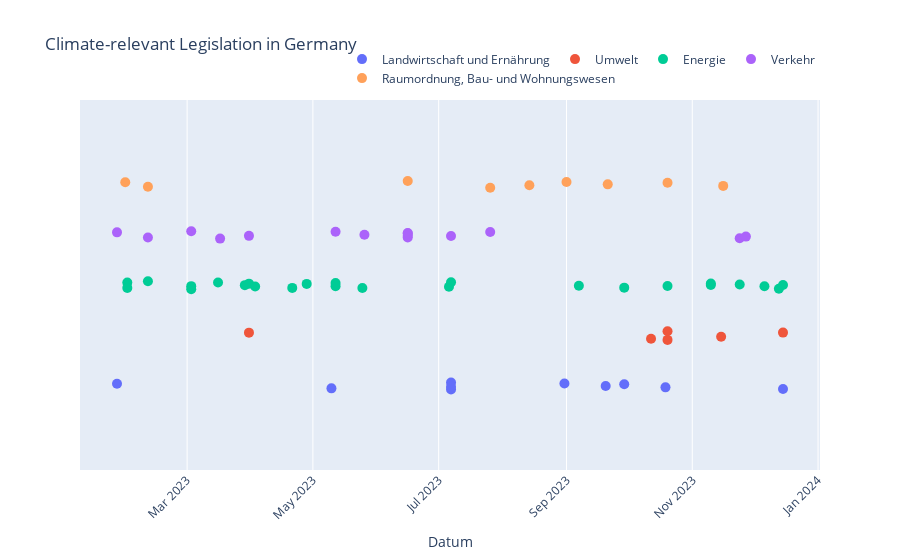

Notebook source saved alongside this figure:
### Code cell
fig = px.strip(
    df,
    x="datum",
    color="first_filtered_sachgebiet",
    title="Climate-relevant Legislation in Germany",
    hover_data={
        "titel_wrap": True,
        "datum": True,
        "first_filtered_sachgebiet": False,
        "beratungsstand": True,
        "initiative_str": True
    },
    labels={
        "titel_wrap": "Titel",
        "datum": "Datum",
        "beratungsstand": "Beratungsstand",
    },
)
fig.update_layout(xaxis_tickangle=-45)
fig.update_layout(
    legend=dict(
        title=None, orientation="h", yanchor="bottom", y=1.02, xanchor="right", x=1
    )
)
fig.update_traces(marker_size=10)
fig.show()

### Figure 1 — Plotly figure (JSON) as saved in the notebook; plotly's stock layout.template omitted (floating-point values rounded to 4 significant figures)
{"data": [{"alignmentgroup": "True", "boxpoints": "all", "customdata": [["Gesetz zum Erhalt von<br>Streuobstwiesen und<br>Kleinbrennereien", "Landwirtschaft und Ernährung", "Beschlussempfehlung liegt vor", "Fraktion der AfD"], ["Zweites Gesetz zur Änderung<br>des Düngegesetzes", "Landwirtschaft und Ernährung", "Überwiesen", "Bundesregierung"], ["Elftes Gesetz zur Änderung des<br>Weingesetzes", "Landwirtschaft und Ernährung", "Verkündet", "Bundesregierung"], ["Gesetz zur Kennzeichnung von<br>Lebensmitteln mit der<br>Haltungsform der Tiere, von<br>denen die Lebensmittel<br>gewonnen wurden (Tierhaltungsk<br>ennzeichnungsgesetz -<br>TierHaltKennzG)", "Landwirtschaft und Ernährung", "Verkündet", "Bundesregierung"], ["Gesetz zur Änderung des<br>Agrarstatistikgesetzes und des<br>Lebensmittelspezialitätengeset<br>zes", "Landwirtschaft und Ernährung", "Verkündet", "Bundesregierung"], ["Gesetz zur Erleichterung der<br>baulichen Anpassung von<br>Tierhaltungsanlagen an die<br>Anforderungen des Tierhaltungs<br>kennzeichnungsgesetzes", "Landwirtschaft und Ernährung", "Verkündet", "Fraktion BÜNDNIS 90/DIE GRÜNEN, Fraktion der FDP, Fraktion der SPD"], ["Gesetz zur Änderung des Öko-<br>Landbaugesetzes, des Öko-<br>Kennzeichengesetzes und des<br>Gesetzes zur Änderung des<br>Tierschutzgesetzes - Verbot<br>des Kükentötens", "Landwirtschaft und Ernährung", "Verkündet", "Bundesregierung"], ["Gesetz zur Regelung einzelner<br>dem Schutz der finanziellen<br>Interessen der Union dienender<br>Bestimmungen im Rahmen der<br>Gemeinsamen Agrarpolitik, zur<br>Änderung des<br>Betäubungsmittelgesetzes sowie<br>zur Aufhebung weiterer<br>Vorschriften", "Landwirtschaft und Ernährung", "Verkündet", "Bundesregierung"], ["... Gesetz zur Änderung des<br>Marktorganisationsgesetzes", "Landwirtschaft und Ernährung", "Dem Bundestag zugeleitet - Noch nicht beraten", "Bayern"], ["Gesetz zur Änderung des<br>Strafgesetzbuches -<br>Entkriminalisierung des<br>Containerns von Lebensmitteln", "Landwirtschaft und Ernährung", "Überwiesen", "Fraktion DIE LINKE"]], "fillcolor": "rgba(255,255,255,0)", "hoveron": "points", "hovertemplate": "Datum=%{x}<br>Titel=%{customdata[0]}<br>Beratungsstand=%{customdata[2]}<br>initiative_str=%{customdata[3]}<extra></extra>", "legendgroup": "Landwirtschaft und Ernährung", "line": {"color": "rgba(255,255,255,0)"}, "marker": {"color": "#636efa", "size": 10}, "name": "Landwirtschaft und Ernährung", "offsetgroup": "Landwirtschaft und Ernährung", "orientation": "h", "pointpos": 0, "showlegend": true, "type": "box", "x": ["2023-12-15", "2023-10-19", "2023-09-29", "2023-09-20", "2023-08-31", "2023-07-07", "2023-07-07", "2023-07-07", "2023-05-10", "2023-01-26"], "x0": " ", "xaxis": "x", "y0": " ", "yaxis": "y"}, {"alignmentgroup": "True", "boxpoints": "all", "customdata": [["Bundes-Klimaanpassungsgesetz<br>(KAnG)", "Umwelt", "Verkündet", "Bundesregierung"], ["Gesetz zur Stärkung des<br>Klimaschutzes durch eine<br>Beschleunigung des Ausbaus der<br>Schieneninfrastruktur - Klimas<br>chutzbeschleunigungsgesetz<br>Schiene", "Umwelt", "Dem Bundestag zugeleitet - Noch nicht beraten", "Brandenburg, Sachsen-Anhalt, Berlin, Sachsen"], ["Drittes Gesetz zur Änderung<br>mautrechtlicher Vorschriften", "Umwelt", "Verkündet", "Bundesregierung"], ["Viertes Gesetz zur Änderung<br>des Chemikaliengesetzes", "Umwelt", "Verkündet", "Bundesregierung"], ["Gesetz zu der Entschließung<br>LP.3(4) vom 30. Oktober 2009<br>über die Änderung des Artikels<br>6 des Protokolls vom 7.<br>November 1996 zum<br>Übereinkommen über die<br>Verhütung der<br>Meeresverschmutzung durch das<br>Einbringen von Abfällen und<br>sonstigen Stoffen von 1972", "Umwelt", "Abgelehnt", "Fraktion der CDU/CSU"], ["Gesetz zur Umsetzung von<br>Artikel 8 Absatz 1 bis 7 der<br>Richtlinie (EU) 2019/904 des<br>Europäischen Parlaments und<br>des Rates vom 5. Juni 2019<br>über die Verringerung der<br>Auswirkungen bestimmter<br>Kunststoffprodukte auf die<br>Umwelt", "Umwelt", "Verkündet", "Bundesregierung"]], "fillcolor": "rgba(255,255,255,0)", "hoveron": "points", "hovertemplate": "Datum=%{x}<br>Titel=%{customdata[0]}<br>Beratungsstand=%{customdata[2]}<br>initiative_str=%{customdata[3]}<extra></extra>", "legendgroup": "Umwelt", "line": {"color": "rgba(255,255,255,0)"}, "marker": {"color": "#EF553B", "size": 10}, "name": "Umwelt", "offsetgroup": "Umwelt", "orientation": "h", "pointpos": 0, "showlegend": true, "type": "box", "x": ["2023-12-15", "2023-11-15", "2023-10-20", "2023-10-20", "2023-10-12", "2023-03-31"], "x0": " ", "xaxis": "x", "y0": " ", "yaxis": "y"}, {"alignmentgroup": "True", "boxpoints": "all", "customdata": [["Drittes Gesetz zur Änderung<br>des Mess- und Eichgesetzes", "Energie", "Verkündet", "Bundesregierung"], ["... Gesetz zur Änderung des Wi<br>ndenergieflächenbedarfsgesetze<br>s", "Energie", "Noch nicht beraten", "Bayern"], ["... Gesetz zur Änderung des<br>Bundeskleingartengesetzes", "Energie", "Dem Bundestag zugeleitet - Noch nicht beraten", "Bayern"], ["Gesetz zur Anpassung des<br>Energiewirtschaftsrechts an<br>unionsrechtliche Vorgaben und<br>zur Änderung weiterer<br>energierechtlicher<br>Vorschriften", "Energie", "Verkündet", "Bundesregierung"], ["... Gesetz zur Änderung des<br>Atomgesetzes", "Energie", "Abgelehnt", "Fraktion der AfD"], ["Gesetz zur Änderung des<br>Erdgas-Wärme-<br>Preisbremsengesetzes, zur<br>Änderung des<br>Strompreisbremsegesetzes sowie<br>zur Änderung weiterer<br>energiewirtschaftlicher,<br>umweltrechtlicher und<br>sozialrechtlicher Gesetze", "Energie", "Verkündet", "Bundesregierung"], ["Gesetz zur Steigerung der<br>Energieeffizienz und zur<br>Änderung des<br>Energiedienstleistungsgesetzes", "Energie", "Verkündet", "Bundesregierung"], ["Gesetz zur Änderung des<br>Gebäudeenergiegesetzes, zur<br>Änderung des Bürgerlichen<br>Gesetzbuches, zur Änderung der<br>Verordnung über<br>Heizkostenabrechnung, zur<br>Änderung der<br>Betriebskostenverordnung und<br>zur Änderung der Kehr- und<br>Überprüfungsordnung<br>[Heizungsgesetz]", "Energie", "Verkündet", "Bundesregierung"], ["Gesetz zur Vereinheitlichung<br>des Energieeinsparrechts für<br>Gebäude und zur Änderung<br>weiterer Gesetze", "Energie", "Verkündet", "Bundesregierung"], ["Gesetz zur Änderung des LNG-<br>Beschleunigungsgesetzes und<br>zur Änderung des<br>Energiewirtschaftsgesetzes und<br>zur Änderung des<br>Baugesetzbuchs", "Energie", "Verkündet", "Bundesregierung"], ["Gesetz zur Änderung des<br>Gesetzes gegen<br>Wettbewerbsbeschränkungen", "Energie", "Beschlussempfehlung liegt vor", "Fraktion der AfD"], ["Gesetz zum beschleunigten<br>Ausbau von Balkonkraftwerken<br>(BalKraftBeschG)", "Energie", "Überwiesen", "Fraktion der CDU/CSU"], ["Gesetz zur Änderung des<br>Energiesicherungsgesetzes und<br>des Gesetzes gegen<br>Wettbewerbsbeschränkungen", "Energie", "Verkündet", "Fraktion BÜNDNIS 90/DIE GRÜNEN, Fraktion der FDP, Fraktion der SPD"], ["Gesetz zum Neustart der<br>Digitalisierung der<br>Energiewende", "Energie", "Verkündet", "Fraktion BÜNDNIS 90/DIE GRÜNEN, Fraktion der FDP, Fraktion der SPD"], ["Zwanzigstes Gesetz zur<br>Änderung des Atomgesetzes", "Energie", "Abgelehnt", "Fraktion der AfD"], ["Gesetz zum Neustart der<br>Digitalisierung der<br>Energiewende", "Energie", "Für erledigt erklärt", "Bundesregierung"], ["Gesetz zur Zahlung einer<br>Energiepreispauschale an<br>Renten- und<br>Versorgungsbeziehende und zur<br>Erweiterung des<br>Übergangsbereichs", "Energie", "Verkündet", "Fraktion BÜNDNIS 90/DIE GRÜNEN, Fraktion der FDP, Fraktion der SPD"], ["Gesetz zur Änderung des<br>Strompreisbremsegesetzes sowie<br>zur Änderung des Erdgas-Wärme-<br>Preisbremsengesetzes", "Energie", "Verkündet", "Fraktion BÜNDNIS 90/DIE GRÜNEN, Fraktion der FDP, Fraktion der SPD"], ["... Gesetz zur Änderung des<br>Wasserhaushaltsgesetzes", "Energie", "Dem Bundestag zugeleitet - Noch nicht beraten", "Bayern"], ["Gesetz zur Sicherung<br>bezahlbarer Stromversorgung (S<br>tromversorgungssicherungsgeset<br>z - SVSG)", "Energie", "Überwiesen", "Fraktion der CDU/CSU"], ["Gesetz zur Beschleunigung von<br>verwaltungsgerichtlichen<br>Verfahren im<br>Infrastrukturbereich", "Energie", "Verkündet", "Bundesregierung"], ["Gesetz zur Änderung des<br>Raumordnungsgesetzes und<br>anderer Vorschriften (ROGÄndG)", "Energie", "Verkündet", "Bundesregierung"], ["Gesetz für mehr Transparenz<br>und Öffentlichkeitsbeteiligung<br>im Bergbau", "Energie", "Noch nicht beraten", "Rheinland-Pfalz"], ["Gesetz zur Änderung des<br>Energiesicherungsgesetzes und<br>anderer<br>energiewirtschaftlicher<br>Vorschriften", "Energie", "Verkündet", "Fraktion BÜNDNIS 90/DIE GRÜNEN, Fraktion der FDP, Fraktion der SPD"], ["Gesetz zur Änderung des<br>Energiewirtschaftsrechts im<br>Zusammenhang mit dem<br>Klimaschutz-Sofortprogramm und<br>zu Anpassungen im Recht der<br>Endkundenbelieferung", "Energie", "Verkündet", "Bundesregierung"]], "fillcolor": "rgba(255,255,255,0)", "hoveron": "points", "hovertemplate": "Datum=%{x}<br>Titel=%{customdata[0]}<br>Beratungsstand=%{customdata[2]}<br>initiative_str=%{customdata[3]}<extra></extra>", "legendgroup": "Energie", "line": {"color": "rgba(255,255,255,0)"}, "marker": {"color": "#00cc96", "size": 10}, "name": "Energie", "offsetgroup": "Energie", "orientation": "h", "pointpos": 0, "showlegend": true, "type": "box", "x": ["2023-12-15", "2023-12-13", "2023-12-06", "2023-11-24", "2023-11-10", "2023-11-10", "2023-10-20", "2023-09-29", "2023-09-07", "2023-07-07", "2023-07-06", "2023-05-25", "2023-05-12", "2023-05-12", "2023-04-28", "2023-04-21", "2023-04-03", "2023-03-31", "2023-03-29", "2023-03-16", "2023-03-03", "2023-03-03", "2023-02-10", "2023-01-31", "2023-01-31"], "x0": " ", "xaxis": "x", "y0": " ", "yaxis": "y"}, {"alignmentgroup": "True", "boxpoints": "all", "customdata": [["Zehntes Gesetz zur Änderung<br>des Straßenverkehrsgesetzes", "Verkehr", "Bundesrat hat Zustimmung versagt", "Bundesregierung"], ["Gesetz zur Beschleunigung von<br>Genehmigungsverfahren im<br>Verkehrsbereich und zur<br>Umsetzung der Richtlinie (EU)<br>2021/1187 über die Straffung<br>von Maßnahmen zur rascheren<br>Verwirklichung des<br>transeuropäischen<br>Verkehrsnetzes", "Verkehr", "Verkündet", "Bundesregierung"], ["Siebtes Gesetz zur Änderung<br>des Regionalisierungsgesetzes", "Verkehr", "Verkündet", "Fraktion BÜNDNIS 90/DIE GRÜNEN, Fraktion der FDP, Fraktion der SPD"], ["Gesetz zur Änderung des<br>Verkehrsstatistikgesetzes und<br>des Berufskraftfahrerqualifika<br>tionsgesetzes sowie des<br>Gesetzes zur Überarbeitung des<br>Sanktionenrechts -<br>Ersatzfreiheitsstrafe,<br>Strafzumessung, Auflagen und<br>Weisungen sowie Unterbringung<br>in einer Entziehungsanstalt", "Verkehr", "Verkündet", "Bundesregierung"], ["Gesetz zur Regelung der<br>Entsendung von Kraftfahrern<br>und Kraftfahrerinnen im<br>Straßenverkehrssektor und zur<br>grenzüberschreitenden<br>Durchsetzung des<br>Entsenderechts", "Verkehr", "Verkündet", "Bundesregierung"], ["Gesetz zu dem Abkommen vom 7.<br>Februar 2020 zwischen der<br>Bundesrepublik Deutschland und<br>der Republik Angola über den<br>Luftverkehr", "Verkehr", "Verkündet", "Bundesregierung"], ["Gesetz zu dem Übereinkommen<br>vom 27. Januar 2021 über die<br>Internationale Organisation<br>für Navigationshilfen in der<br>Schifffahrt", "Verkehr", "Verkündet", "Bundesregierung"], ["Gesetz zur Anpassung des<br>Allgemeinen Eisenbahngesetzes<br>an die Verordnung (EU)<br>2021/782 des Europäischen<br>Parlaments und des Rates vom<br>29. April 2021 über die Rechte<br>und Pflichten der Fahrgäste im<br>Eisenbahnverkehr sowie zur<br>Änderung des<br>Einführungsgesetzes zum<br>Bürgerlichen Gesetzbuche", "Verkehr", "Verkündet", "Bundesregierung"], ["Gesetz zur weiteren<br>Beschleunigung von Planungs-<br>und Genehmigungsverfahren an<br>Brücken auf Bundesfernstraßen", "Verkehr", "Abgelehnt", "Fraktion der CDU/CSU"], ["Gesetz zur Änderung des<br>Übereinkommens über die<br>Internationale<br>Seeschifffahrts-Organisation", "Verkehr", "Verkündet", "Bundesregierung"], ["Neuntes Gesetz zur Änderung<br>des Regionalisierungsgesetzes", "Verkehr", "Verkündet", "Fraktion BÜNDNIS 90/DIE GRÜNEN, Fraktion der FDP, Fraktion der SPD"], ["Neuntes Gesetz zur Änderung<br>des Regionalisierungsgesetzes", "Verkehr", "Für erledigt erklärt", "Bundesregierung"], ["Zweites Gesetz zur Änderung<br>schifffahrtsrechtlicher<br>Vorschriften", "Verkehr", "Verkündet", "Bundesregierung"], ["Gesetz zur Anpassung von<br>Gesetzen und Verordnungen an<br>die neue Behördenbezeichnung<br>des Bundesamtes für<br>Güterverkehr", "Verkehr", "Verkündet", "Bundesregierung"], ["Gesetz zur Änderung des<br>Strafgesetzbuchs -<br>Straffreiheit für Fahren ohne<br>Fahrschein", "Verkehr", "Überwiesen", "Fraktion DIE LINKE"]], "fillcolor": "rgba(255,255,255,0)", "hoveron": "points", "hovertemplate": "Datum=%{x}<br>Titel=%{customdata[0]}<br>Beratungsstand=%{customdata[2]}<br>initiative_str=%{customdata[3]}<extra></extra>", "legendgroup": "Verkehr", "line": {"color": "rgba(255,255,255,0)"}, "marker": {"color": "#ab63fa", "size": 10}, "name": "Verkehr", "offsetgroup": "Verkehr", "orientation": "h", "pointpos": 0, "showlegend": true, "type": "box", "x": ["2023-11-27", "2023-11-24", "2023-07-26", "2023-07-07", "2023-06-16", "2023-06-16", "2023-06-16", "2023-06-16", "2023-05-26", "2023-05-12", "2023-03-31", "2023-03-17", "2023-03-03", "2023-02-10", "2023-01-26"], "x0": " ", "xaxis": "x", "y0": " ", "yaxis": "y"}, {"alignmentgroup": "True", "boxpoints": "all", "customdata": [["Gesetz zur besseren Bekämpfung<br>überhöhter Mieten<br>(Mietwuchergesetz)", "Raumordnung, Bau- und Wohnungswesen", "Überwiesen", "Fraktion DIE LINKE"], ["... Gesetz zur Änderung des<br>Raumordnungsgesetzes", "Raumordnung, Bau- und Wohnungswesen", "Einbringung abgelehnt", "Bayern"], ["... Gesetz zur Änderung des<br>Baugesetzbuchs -<br>Bebauungspläne für den<br>Wohnungsbau an kleinen<br>Ortsrandflächen", "Raumordnung, Bau- und Wohnungswesen", "Noch nicht beraten", "Bayern"], ["Gesetz zur Mobilisierung von<br>Bauland<br>(Baulandmobilisierungsgesetz)", "Raumordnung, Bau- und Wohnungswesen", "Verkündet", "Bundesregierung"], ["Gesetz zur Gewährung eines<br>einmaligen<br>Heizkostenzuschusses aufgrund<br>stark gestiegener<br>Energiekosten<br>(Heizkostenzuschussgesetz -<br>HeizkZuschG)", "Raumordnung, Bau- und Wohnungswesen", "Verkündet", "Fraktion BÜNDNIS 90/DIE GRÜNEN, Fraktion der FDP, Fraktion der SPD"], ["Gesetz zur Stärkung des<br>Mieterschutzes bei der<br>Vermietung von möbliertem<br>Wohnraum und bei der<br>Kurzzeitvermietung von<br>Wohnraum in Gebieten mit einem<br>angespannten Wohnungsmarkt", "Raumordnung, Bau- und Wohnungswesen", "Dem Bundestag zugeleitet - Noch nicht beraten", "Hamburg, Bremen"], ["Gesetz zur Stärkung der<br>Digitalisierung im<br>Bauleitplanverfahren und zur<br>Änderung weiterer Vorschriften", "Raumordnung, Bau- und Wohnungswesen", "Verkündet", "Bundesregierung"], ["... Gesetz zur Änderung des<br>Baugesetzbuches  - Festsetzung<br>gefördertes Wohnen", "Raumordnung, Bau- und Wohnungswesen", "Einbringung abgelehnt", "Hamburg"], ["Gesetz zur Regelung eines<br>Sofortzuschlages und einer<br>Einmalzahlung in den sozialen<br>Mindestsicherungssystemen<br>sowie zur Änderung des<br>Finanzausgleichtsgesetzes und<br>weiterer Gesetze", "Raumordnung, Bau- und Wohnungswesen", "Verkündet", "Bundesregierung"]], "fillcolor": "rgba(255,255,255,0)", "hoveron": "points", "hovertemplate": "Datum=%{x}<br>Titel=%{customdata[0]}<br>Beratungsstand=%{customdata[2]}<br>initiative_str=%{customdata[3]}<extra></extra>", "legendgroup": "Raumordnung, Bau- und Wohnungswesen", "line": {"color": "rgba(255,255,255,0)"}, "marker": {"color": "#FFA15A", "size": 10}, "name": "Raumordnung, Bau- und Wohnungswesen", "offsetgroup": "Raumordnung, Bau- und Wohnungswesen", "orientation": "h", "pointpos": 0, "showlegend": true, "type": "box", "x": ["2023-11-16", "2023-10-20", "2023-09-21", "2023-09-01", "2023-08-14", "2023-07-26", "2023-06-16", "2023-02-10", "2023-01-30"], "x0": " ", "xaxis": "x", "y0": " ", "yaxis": "y"}], "layout": {"boxmode": "group", "legend": {"orientation": "h", "title": {}, "tracegroupgap": 0, "x": 1, "xanchor": "right", "y": 1.02, "yanchor": "bottom"}, "title": {"text": "Climate-relevant Legislation in Germany"}, "xaxis": {"anchor": "y", "domain": [0, 1], "tickangle": -45, "title": {"text": "Datum"}}, "yaxis": {"anchor": "x", "domain": [0, 1]}}}
